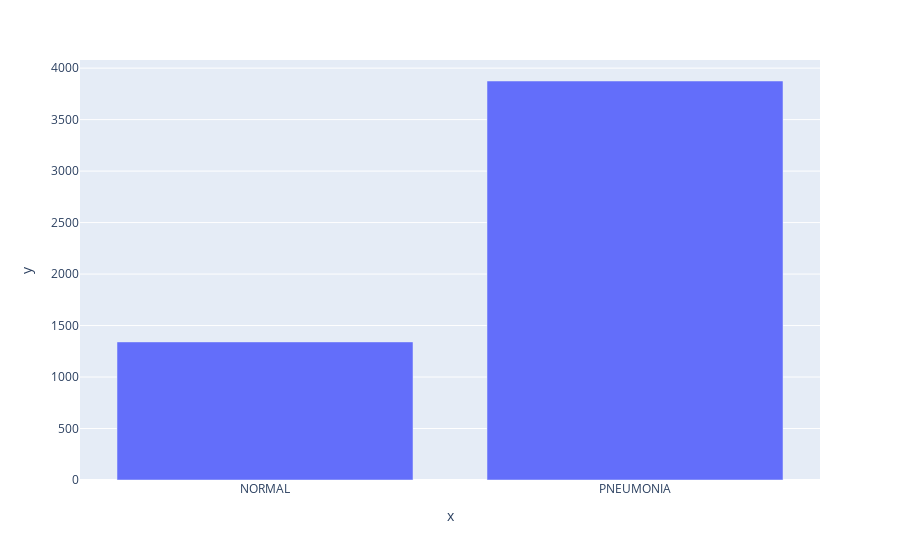

Here is the notebook cell this chart was saved with:
### Code cell
import plotly.express as px

fig = px.bar(x=class_names, y=list(class_counts.values())[::-1])
fig.show()

### Figure 1 — Plotly figure (JSON) as saved in the notebook; plotly's stock layout.template omitted (floating-point values rounded to 4 significant figures)
{"data": [{"alignmentgroup": "True", "hovertemplate": "x=%{x}<br>y=%{y}<extra></extra>", "legendgroup": "", "marker": {"color": "#636efa", "pattern": {"shape": ""}}, "name": "", "offsetgroup": "", "orientation": "v", "showlegend": false, "textposition": "auto", "type": "bar", "x": ["NORMAL", "PNEUMONIA"], "xaxis": "x", "y": [1341, 3875], "yaxis": "y"}], "layout": {"barmode": "relative", "legend": {"tracegroupgap": 0}, "margin": {"t": 60}, "xaxis": {"anchor": "y", "domain": [0, 1], "title": {"text": "x"}}, "yaxis": {"anchor": "x", "domain": [0, 1], "title": {"text": "y"}}}}
